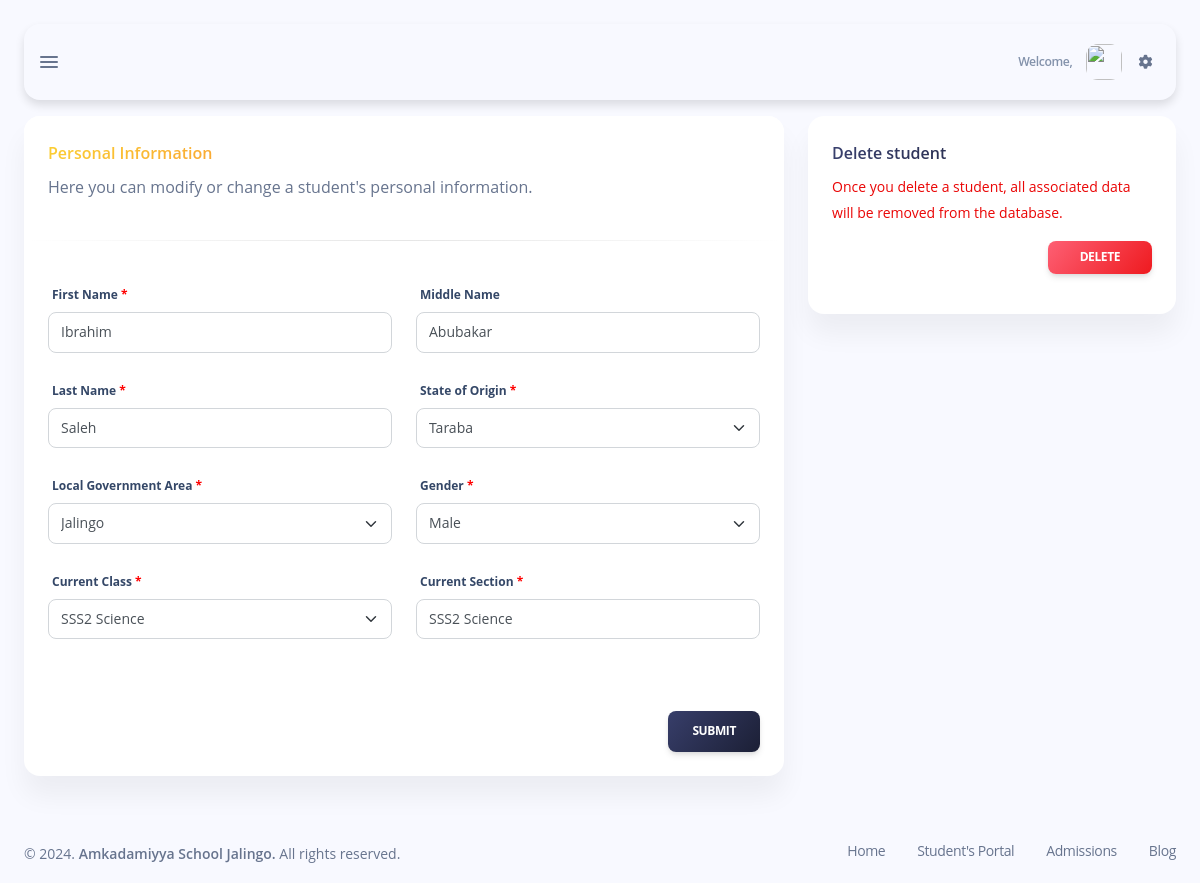
Page /subdomains/admin/admin-edit-student.php?student_id=1137 on the committed database.
### tables this page shows
CREATE TABLE `students` (
  `student_id` int(11) NOT NULL,
  `first_name` varchar(50) NOT NULL,
  `second_name` varchar(50) DEFAULT NULL,
  `last_name` varchar(50) DEFAULT NULL,
  `gender` varchar(10) NOT NULL,
  `state` varchar(50) NOT NULL DEFAULT 'Taraba',
  `lga` varchar(50) NOT NULL DEFAULT 'Jalingo',
  `class_id` int(11) NOT NULL,
  `section_id` int(10) NOT NULL,
  `timestamp` timestamp NOT NULL DEFAULT current_timestamp() ON UPDATE current_timestamp()
);

### subdomains/admin/admin-edit-student.php (the view, shortened to what this page needs)
<?php
include "admin-process.php";
if (isset($_GET['student_id'])) {
    $student_id = $_GET['student_id'];
    $sql = "SELECT * FROM `students` WHERE `student_id` = '$student_id'";
    $result = mysqli_query($conn, $sql);
    $student = mysqli_fetch_assoc($result);
} else {
    header('Location: admin-student-list.php');
}
?>
<!DOCTYPE html>
<html lang="en">
<head>
    <?php include "inc/admin-header.php"; ?>
</head>
<body class="g-sidenav-show bg-info-soft">
    <main class="main-content position-relative max-height-vh-100 h-100 border-radius-lg">
        <?php require "inc/admin-navbar.php"; ?>
        <div class="container-fluid pt-3">
            <div class="row mb-4">
                <div class="col-md-6 col-lg-8">
                    <form action="" method="post">
                        <div class="card mb-4">
                            <div class="card-header">
                                <h6 class="text-gradient text-warning">Personal Information</h6>
                                <p class="mb-0">Here you can modify or change a student's personal information.</p>
                            </div>
                            <hr class="horizontal dark">
                            <div class="card-body">
                                <div class="row">
                                    <div class="col-lg-6">
                                        <label>First Name</label>
                                        <div class="input-group mb-4">
                                            <input type="text" name="first_name" placeholder="First Name" value="<?php echo ucfirst($student['first_name']); ?>" class="form-control">
                                        </div>
                                    </div>
                                    <div class="col-lg-6">
                                        <label class="null-label">Middle Name</label>
                                        <div class="input-group mb-4">
                                            <input type="text" name="second_name" placeholder="Second Name" value="<?php echo ucfirst($student['second_name']); ?>" class="form-control">
                                        </div>
                                    </div>
                                    <div class="col-lg-6">
                                        <label>Last Name</label>
                                        <div class="input-group mb-4">
                                            <input type="text" name="last_name" placeholder="Last Name" value="<?php echo ucfirst($student['last_name']); ?>" class="form-control">
                                        </div>
                                    </div>
                                    <div class="col-lg-6">
                                        <label>State of Origin</label>
                                        <div class="input-group mb-4">
                                            <select required onchange="toggleLGA(this);" name="state" id="state" class="form-select select-state">
                                                <?php
                                                $sql = "SELECT * FROM nigerian_states;";
                                                $result = mysqli_query($conn, $sql);
                                                while ($state = mysqli_fetch_assoc($result)) {
                                                    $selected = ($student['state'] == $state['state_name']) ? 'selected="selected"' : '';
                                                    echo '<option value="' . $state['state_name'] . '" ' . $selected . '>' . $state['state_name'] . '</option>';
                                                }
                                                ?>
                                            </select>
                                        </div>
                                    </div>
                                    <div class="col-lg-6">
                                        <label>Local Government Area</label>
                                        <div class="input-group mb-4">
                                            <select name="lga" id="lga" class="form-select select-lga">
                                                <option value=""><?php echo !empty($student['lga']) ? $student['lga'] : '--LGA--'; ?></option>
                                            </select>
                                        </div>
                                    </div>
                                    <div class="col-lg-6">
                                        <label>Gender</label>
                                        <div class="input-group mb-4">
                                            <select class="form-select" name="gender">
                                                <option value="Male" <?php echo ($student['gender'] == 'Male') ? 'selected="selected"' : ''; ?>>Male</option>
                                            </select>
                                        </div>
                                    </div>
                                    <div class="col-lg-6">
                                        <label>Current Class</label>
                                        <div class="input-group mb-4">
                                            <select class="form-select" name="class">
                                                <?php
                                                $sql = "SELECT * FROM `classes`";
                                                $result = mysqli_query($conn, $sql);
                                                while ($class = mysqli_fetch_assoc($result)) {
                                                    $selected = ($student['class_id'] == $class['class_id']) ? 'selected="selected"' : '';
                                                    echo '<option value="' . $class['class_id'] . '" ' . $selected . '>' . $class['class_name'] . '</option>';
                                                }
                                                ?>
                                            </select>
                                        </div>
                                    </div>
                                    <div class="col-lg-6">
                                        <label for="">Current Section</label>
                                        <select class="form-control" name="section">
                                            <?php
                                            $sql = "SELECT * FROM sections";
                                            $result = mysqli_query($conn, $sql);
                                            while ($section = mysqli_fetch_assoc($result)) {
                                                $selected = ($student['section_id'] == $section['section_id']) ? 'selected="selected"' : '';
                                                echo "<option value='" . $section["section_id"] . "' " . $selected . ">" . $section["section_name"] . "</option>";
                                            }
                                            ?>
                                        </select>
                                    </div>
                                </div>
                            </div>
                            <div class="card-footer text-end">
                                <input type="submit" value="submit" name="updateStudent" class="btn bg-gradient-dark mb-0">
                            </div>
                        </div>
                    </form>
                </div>
                <div class="col-md-4 col-lg-4">
                    <div class="card">
                        <div class="card-body">
                            <h6 class="text-gradient text-dark">Delete student</h6>
                            <small class="mb-0 text-danger">Once you delete a student, all associated data will be removed from the database.</small>
                            <div class="d-flex justify-content-end mt-3">
                                <a href="?delete_student=<?php echo $student['student_id']; ?>" class="btn bg-gradient-danger btn-sm">Delete</a>
                            </div>
                        </div>
                    </div>
                </div>
            </div>
        </div>
        <?php include "inc/admin-footer.php"; ?>
    </main>
</body>
</html>

### css/style.css (style rules this page uses)
html { font-size: 1rem; }
@media (min-width: 576px) { html { font-size: 0.9rem; } }
@media (min-width: 768px) { html { font-size: 0.95rem; } }
@media (min-width: 992px) { html { font-size: 1rem; } }
label::after { content: " *"; color: red; }
.null-label::after { content: ""; }

### rows in the picture
students: first_name "Ibrahim", second_name "Abubakar", last_name "Saleh", lga "Jalingo", gender "Male"

### other values in the picture
form field state "Taraba"
form field class "SSS2 Science"
form field section "SSS2 Science"
